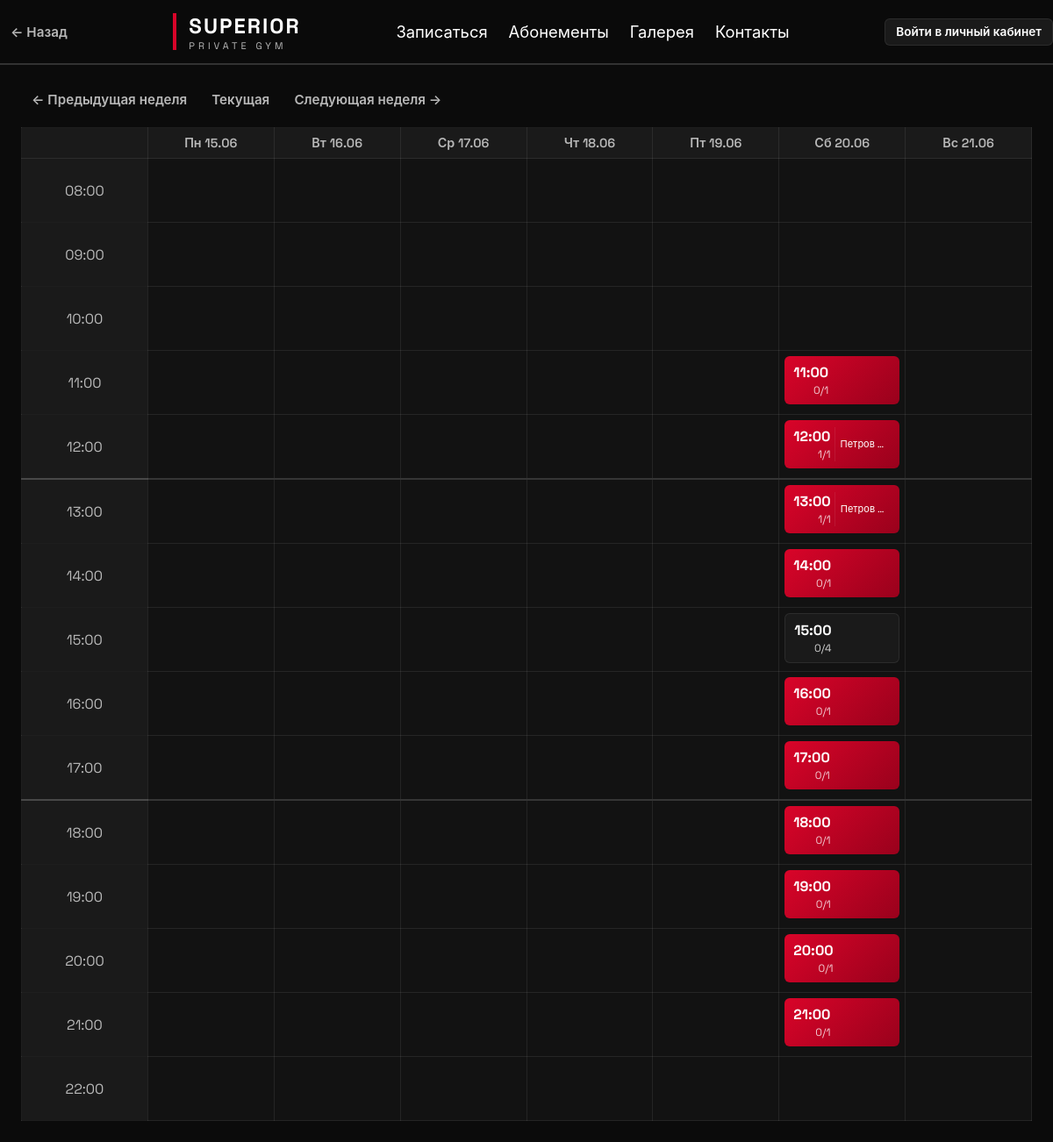
The page /schedule?week_offset=-3 on the database its author committed.
### app/models.py (models this page shows, shortened)
class Slot(Base):
    __tablename__ = "slots"
    id = Column(Integer, primary_key=True)
    start_time = Column(DateTime)
    capacity = Column(Integer, default=4)
    completed = Column(Boolean, default=False)

class Client(Base):
    __tablename__ = "clients"
    id = Column(Integer, primary_key=True)
    first_name = Column(String, nullable=True)
    last_name = Column(String, nullable=True)
    patronymic = Column(String, nullable=True)
    birth_year = Column(Integer, nullable=True)
    birth_place = Column(String, nullable=True)
    phone = Column(String, nullable=True)
    name = Column(String, nullable=True)          # legacy — полное имя одной строкой
    height_cm = Column(Integer, nullable=True)
    weight_kg = Column(Integer, nullable=True)
    body_fat = Column(Integer, nullable=True)  # % жира
    hip_cm = Column(Integer, nullable=True)       # обхват бедра
    waist_cm = Column(Integer, nullable=True)     # обхват талии
    chest_cm = Column(Integer, nullable=True)     # обхват груди
    shoulders_cm = Column(Integer, nullable=True) # обхват плеч
    biceps_cm = Column(Integer, nullable=True)    # обхват бицепса
    neck_cm = Column(Integer, nullable=True)       # обхват шеи
    wrist_cm = Column(Integer, nullable=True)      # обхват запястья (для типа телосложения)
    skinfold_chest = Column(Integer, nullable=True)     # калипер: грудь (мм)
    skinfold_abdominal = Column(Integer, nullable=True) # калипер: живот (мм)
    skinfold_thigh = Column(Integer, nullable=True)     # калипер: бедро (мм)
    skinfold_triceps = Column(Integer, nullable=True)   # калипер: трицепс (мм)
    skinfold_subscapular = Column(Integer, nullable=True) # калипер: под лопаткой (мм)
    login = Column(String, unique=True, nullable=True)
    password_hash = Column(String, nullable=True)
    photo_path = Column(String, nullable=True)   # путь к фото относительно static/
    sex = Column(String, nullable=True)            # m/f
    goal = Column(String, nullable=True)             # lose | gain | recompose
    activity_level = Column(String, nullable=True)   # sedentary | light | moderate | active | extreme
    pd_consent_given = Column(Boolean, default=False)
    pd_consent_at = Column(DateTime, nullable=True)
    frozen_until = Column(DateTime, nullable=True)        # заморожен до (заморозка стрика)
    freeze_days_remaining = Column(Integer, default=0)    # осталось дней заморозки
    last_freeze_cd = Column(DateTime, nullable=True)       # кулдаун разморозки (24ч)
    notes = Column(String, nullable=True)                  # произвольный комментарий

### app/routes/schedule.py (the view)
@router.get("/schedule")
def schedule(
    request: Request, db: Session = Depends(get_db),
    week_offset: int = 0, user: dict = Depends(get_current_user),
):
    slots = db.query(Slot).order_by(Slot.start_time).all()
    now = tz_now()
    base_week_start = (now - timedelta(days=now.weekday())).replace(
        hour=0, minute=0, second=0, microsecond=0
    )
    week_start = base_week_start + timedelta(days=7 * week_offset)
    days = [week_start + timedelta(days=i) for i in range(7)]
    hours = list(range(8, 23))
    now_hour = now.hour
    now_day_index = now.weekday()  # 0=Пн
    week_start_monday = week_start.date()
    today = now.date()
    days_offset = (today - week_start_monday).days
    if 0 <= days_offset < 7:
        now_col = days_offset
    else:
        now_col = -1  # текущий день вне показанной недели
    default_time = tz_now().strftime("%Y-%m-%dT%H:%M")
    default_end_time = (tz_now() + timedelta(hours=1)).strftime("%Y-%m-%dT%H:%M")
    grid = {(d_idx, h): None for d_idx in range(7) for h in hours}
    for slot in slots:
        if not slot.start_time:
            continue
        slot_dt = slot.start_time
        delta = slot_dt.date() - week_start.date()
        if delta.days < 0 or delta.days >= 7:
            continue
        day_index = delta.days
        hour = slot_dt.hour
        if hour in hours:
            bookings = db.query(Booking).filter(Booking.slot_id == slot.id).all()
            clients_in_slot = [db.get(Client, b.client_id) for b in bookings]
            se = db.query(SlotEmployee).filter(SlotEmployee.slot_id == slot.id).first()
            trainer_letter = ""
            if se:
                emp = db.get(Employee, se.employee_id)
                if emp and emp.last_name:
                    trainer_letter = emp.last_name[0]
            grid[(day_index, hour)] = {
                'slot': slot,
                'booked': len(clients_in_slot),
                'clients': clients_in_slot,
                'trainer_letter': trainer_letter,
            }
    return templates.TemplateResponse(
        request=request, name="schedule.html",
        context={
            "days": days, "hours": hours, "grid": grid,
            "default_time": default_time,
            "default_end_time": default_end_time,
            "week_offset": week_offset, "user": user,
            "now_in_week": now_col >= 0,
            "now_col": now_col,
            "now_hour": now_hour,
        },
    )

### templates/schedule.html (shortened to what this page needs)
{% extends "base.html" %}
{% block content %}
{% set flash = request.query_params.get('flash') %}
<div class="page__controls">
    <div class="week-nav">
        <a class="btn btn--ghost" href="/schedule?week_offset={{ week_offset - 1 }}">← Предыдущая неделя</a>
        <a class="btn btn--ghost" href="/schedule?week_offset=0">Текущая</a>
        <a class="btn btn--ghost" href="/schedule?week_offset={{ week_offset + 1 }}">Следующая неделя →</a>
    </div>
</div>
<div class="calendar">
    <table class="calendar__table">
        <thead>
            <tr>
                <th class="calendar__header-cell"></th>
                {% set ru_days = ['Пн','Вт','Ср','Чт','Пт','Сб','Вс'] %}
                {% for day in days %}
                <th class="calendar__header-cell">{{ ru_days[loop.index0] }} {{ day.strftime('%d.%m') }}</th>
                {% endfor %}
            </tr>
        </thead>
        <tbody>
            {% for hour in hours %}
            {% set divider = hour == 13 or hour == 18 %}
            <tr class="{% if divider %}calendar__row--divider {% endif %}{% if now_in_week and hour == now_hour %}calendar__row--now{% endif %}">
                <td class="calendar__time">{{ '%02d:00' % hour }}
                </td>
                {% for d_idx in range(0,7) %}
                <td class="calendar__cell{% if now_in_week and d_idx == now_col and hour == now_hour %} calendar__cell--now{% endif %}">
                    {% set cell = grid.get((d_idx, hour)) %}
                    {% if cell %}
                    {%- set color_class = '' -%}
                    {%- if cell.slot.completed -%}
                        {%- set color_class = 'calendar__slot--completed' -%}
                    {%- elif cell.slot.capacity == 1 -%}
                        {%- set color_class = 'calendar__slot--red' -%}
                    {%- elif cell.slot.capacity == 2 -%}
                        {%- set color_class = 'calendar__slot--yellow' -%}
                    {%- else -%}
                        {%- if cell.booked >= cell.slot.capacity -%}
                            {%- set color_class = 'calendar__slot--green' -%}
                        {%- else -%}
                            {%- set color_class = 'calendar__slot--gray' -%}
                        {%- endif -%}
                    {%- endif -%}
                    <a class="calendar__slot {{ color_class }}" href="/slot/{{ cell.slot.id }}?week_offset={{ week_offset }}">
                        <div class="calendar__slot-inner">
                            <div class="calendar__slot-info">
                                <div class="calendar__slot-time">{{ cell.slot.start_time.strftime('%H:%M') }}</div>
                                <div class="calendar__slot-capacity">{% if cell.trainer_letter %}{{ cell.trainer_letter }} - {% endif %} {{ cell.booked }}/{{ cell.slot.capacity }}</div>
                            </div>
                            {% if cell.clients %}
                            <ul class="calendar__slot-clients">
                                {% for c in cell.clients %}
                                <li>{{ c.name or c.fio() }}</li>
                                {% endfor %}
                            </ul>
                            {% endif %}
                        </div>
                    </a>
                    {% else %}
                    <div class="calendar__cell--empty" data-day="{{ d_idx }}" data-hour="{{ hour }}"></div>
                    {% endif %}
                </td>
                {% endfor %}
            </tr>
            {% endfor %}
        </tbody>
    </table>
</div>
{% endblock %}

### static/css/variables.css (style rules this page uses)
*, *::before, *::after { margin:0; padding:0; box-sizing:border-box; }
html { scroll-behavior:smooth; }
body { background:var(--bg-primary); color:var(--text-primary); font-family:var(--font); min-height:100vh; }

### static/css/components.css (style rules this page uses)
.btn { display:inline-flex; align-items:center; justify-content:center; gap:8px; text-decoration:none; cursor:pointer; transition:var(--transition); font-weight:600; font-size:0.95rem; border:none; border-radius:var(--radius-sm); font-family:inherit; }
.btn--ghost { background:transparent; border:none; color:var(--text-secondary); padding:6px 12px; }
.calendar { overflow-x:auto; }
.calendar__table { width:100%; border-collapse:collapse; table-layout:fixed; }
.calendar__table th, .calendar__table td { border:1px solid var(--border); }
.calendar__header-cell { background:var(--bg-elevated); padding:8px; text-align:center; color:var(--text-secondary); font-size:0.9rem; font-weight:600; }
.calendar__time { width:72px; background:var(--bg-elevated); color:var(--text-secondary); text-align:center; padding:8px; font-size:1.0rem; position:relative; }
.calendar__cell { min-height:90px; padding:6px; vertical-align:top; background:var(--bg-secondary); }
.calendar__slot { display:block; border-radius:var(--radius-sm); padding:8px 10px; text-decoration:none; color:var(--text-primary); transition:var(--transition); }
.calendar__slot--red { background:linear-gradient(135deg,var(--accent),#99011c); }
.calendar__slot--gray { background:var(--bg-elevated); border:1px solid var(--border); }
.calendar__slot-time { font-size:16px; font-weight:700; }
.calendar__slot-capacity { font-size:12px; opacity:0.8; margin-left:auto; }
.calendar__slot-clients { list-style:none; margin-top:10px; }
.calendar__slot-clients li { font-size:11px; color:var(--text-secondary); padding:1px 1px; }
.page__controls { display:flex; gap:12px; align-items:center; margin-bottom:16px; }

### static/css/responsive.css (style rules this page uses)
html { scroll-behavior: smooth; }
.calendar__cell--empty { width:100%;height:100%;min-height:60px;border-radius:var(--radius-sm);transition:var(--transition) }
.calendar__slot-inner { display:flex;gap:4px;height:100% }
.calendar__slot-info { display:flex;flex-direction:column;align-items:center;justify-content:center;gap:2px;flex-shrink:0;min-width:40px }
.calendar__slot-clients { flex:1;min-width:0;list-style:none;padding:2px 2px 2px 6px;margin:0;font-size:0.75rem;line-height:1.3;display:flex;flex-direction:column;justify-content:center;border-left:1px solid rgba(255,255,255,0.08) }
.calendar__slot-clients li { white-space:nowrap;overflow:hidden;text-overflow:ellipsis;color:var(--text-primary);line-height:1.0;padding:0 }
.calendar__row--divider td { border-top:2px solid rgba(255,255,255,0.15) }
.calendar__row--divider .calendar__time { border-top:2px solid rgba(255,255,255,0.25) }

### rows shown on the page
Slot: slot.start_time "11:00", slot.capacity "1"
Slot: slot.start_time "12:00", slot.capacity "1"
Client: name "Петров…"
Slot: slot.start_time "13:00", slot.capacity "1"
Slot: slot.start_time "14:00", slot.capacity "1"
Slot: slot.start_time "15:00", slot.capacity "4"
Slot: slot.start_time "16:00", slot.capacity "1"
Slot: slot.start_time "17:00", slot.capacity "1"
Slot: slot.start_time "18:00", slot.capacity "1"
Slot: slot.start_time "19:00", slot.capacity "1"
Slot: slot.start_time "20:00", slot.capacity "1"
Slot: slot.start_time "21:00", slot.capacity "1"

### other values the page prints
{{ ru_days[loop.index0] }} "Пн" "Вт" "Ср" "Чт" "Пт" "Сб" "Вс"
{{ day.strftime('%d.%m') }} "15.06" "16.06" "17.06" "18.06" "19.06" "20.06" "21.06"
{{ '%02d:00' % hour }} "08:00" "09:00" "10:00" "11:00" "12:00" "13:00" "14:00" "15:00" "16:00" "17:00" "18:00" "19:00" "20:00" "21:00" "22:00"
{{ cell.booked }} "0" "1" "1" "0" "0" "0" "0" "0" "0" "0" "0"
